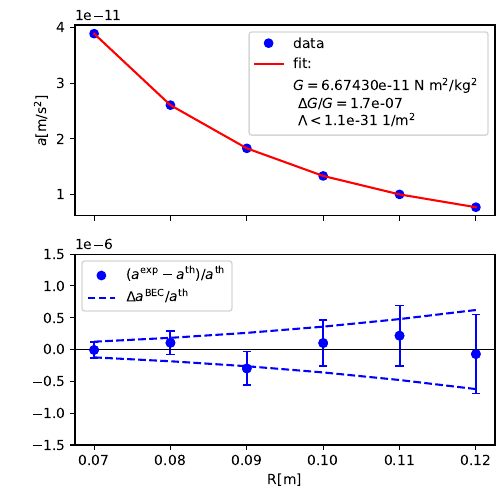

Reproduce this figure in Python.
from mpl_toolkits import mplot3d
import numpy as np
import matplotlib.pyplot as plt
import random

import matplotlib.pyplot as plt
from scipy.optimize import curve_fit

delR=1E-3#M
M=0.1#kg
G=6.67430E-11#N m^2/kg^2
L=1.1056E-52 #m^-2
da_omega=0.48E-17
c=3E+08#m/s^2 (speed of light)

def func(R, G, L):
    return (2*delR/R**2)*(M*G/R + L*R**2*c**2/6)
    
xdata = np.linspace(0.07, 0.12, 6)
y = func(xdata, G, L)

I=0
delG_acc=0
delL_acc=0
L_acc=0

while I<1000:
	rng_tmp = np.random.default_rng()
	y_noise_tmp = da_omega*rng_tmp.normal(size=xdata.size)
	ydata_tmp = y + y_noise_tmp
	popt_tmp, pcov_tmp = curve_fit(func, xdata, ydata_tmp)
	errors_tmp=np.sqrt(np.diag(pcov_tmp))

	if not (np.isfinite(errors_tmp).any()):
		continue
	
	delG_tmp=errors_tmp[0]/G
	delL_tmp=errors_tmp[1]/L
	L_tmp=abs(popt_tmp[1])
	delG_acc=delG_acc+delG_tmp
	delL_acc=delL_acc+delL_tmp
	L_acc=L_acc+L_tmp
	I +=1
	
L_av=L_acc/I
delL_av=delL_acc/I
delG_av=delG_acc/I

print('L_avg,delL_avg,del_G,I=',L_av,delG_av,I)
print('=====================')

	

rng = np.random.default_rng()
y_noise = da_omega*rng.normal(size=xdata.size)

#y1 = da_omega*rng.normal(size=1000000)
#y2 = rng.normal(0.,da_omega,size=1000000)
#count1, bins1, _ = plt.hist(y1, 100, density=True)
#count2, bins2, _ = plt.hist(y2, 100, density=True)

#plt.plot(bins1, ,linewidth=2, color='r')
#plt.plot(bins2, y2,linewidth=2, color='y')
plt.show()

print(y_noise)
ydata = y + y_noise



popt, pcov = curve_fit(func, xdata, ydata)
print('popt=',popt)
print('pcov=',pcov)
errors=np.sqrt(np.diag(pcov))
print('errors=',errors)
delG=errors[0]/G
delL=errors[1]/L

#delG=abs(popt[0]-G)/G
#delL=abs(popt[1]-L)/L
print('delG=',delG)


fig, (ax1, ax2) = plt.subplots(2, 1, sharex=True,figsize=[5,5])
plt.subplots_adjust(top=0.95,left=0.15,right=0.99)

#np.array([2.56274217, 1.37268521, 0.47427475])
plt.subplot(211)
plt.plot(xdata, ydata, 'o', label='data',color='b')
plt.plot(xdata, func(xdata, *popt), 'r-', label='fit:')
#plt.plot([], [], ' ', label='$G=$%5.5e N m$^2$/kg$^2$ \n ${\\Delta G/G=}$%5.1e   \n ${\\Lambda<}$%5.1e 1/m$^2$ ' % tuple([popt[0],delG,abs(popt[1])]))
plt.plot([], [], ' ', label='$G=$%5.5e N m$^2$/kg$^2$ \n ${\\Delta G/G=}$%5.1e   \n ${\\Lambda<}$%5.1e 1/m$^2$ ' % tuple([popt[0],delG_av,L_av]))
 

plt.legend()
plt.ylabel('$a$[m/s$^2$]')


plt.subplot(212)
dy=(ydata-func(xdata, *popt))/func(xdata, *popt)
dybec=da_omega/y
plt.plot(xdata, dy, 'o',color='b',label='$(a^{\\rm{exp}}- a^{\\rm{th}})/a^{\\rm{th}}$')
plt.errorbar(xdata, dy, yerr=dybec,color='b', fmt='o', capsize=3)

plt.plot(xdata, -dybec , '--',color='b')
plt.plot(xdata, dybec ,  '--', label='$\\Delta a^{\\rm{BEC}}/a^{\\rm{th}}$',color='b')
#plt.plot([0.07,0.12], [0,0] ,  '--', color='black',lw=1)
plt.axhline(y=0, color='black', linestyle='-',lw=0.5)

plt.legend()
#plt.ylabel('$(a_\\Omega^{\\rm exp}- a_\\Omega^{\\rm th})/a_\\Omega^{\\rm th}$')
plt.ylim(-1.5E-6,1.5E-6)

#print('==',tuple(popt))
print('==',tuple([popt[0],popt[1],delG,delL]))
	 
plt.xlabel('R[m]')

#plt.show()
plt.savefig("fit.pdf")
	 
